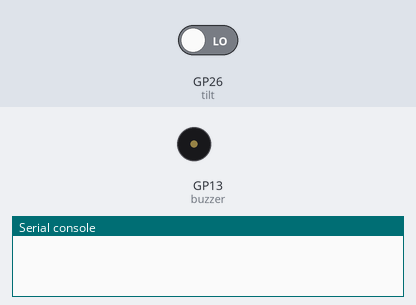
A program run on a simulated Raspberry Pi Pico running MicroPython. Parts: buzzer (waves = sounding), the last lines printed to the serial console. The inputs (shaded band) are chosen by the test bench; at power-on: GP26 (tilt) LOW.

Above: at 1.2 s.
1.3 s: GP26 (tilt) driven HIGH
At 1.4 s:
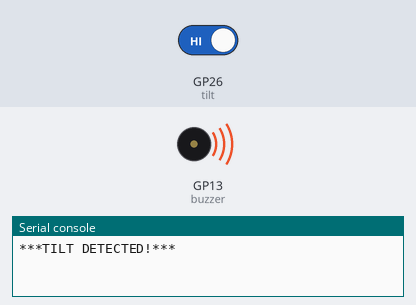
4.3 s: GP26 (tilt) driven LOW
At 4.3 s:
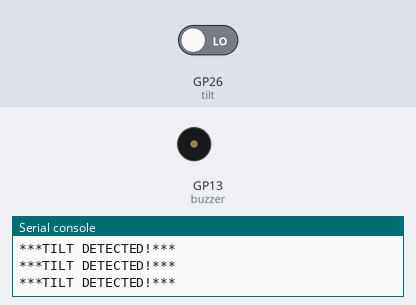
Timing chart, 0 to 7.3 s (numbered marks = the images above; inputs shaded):
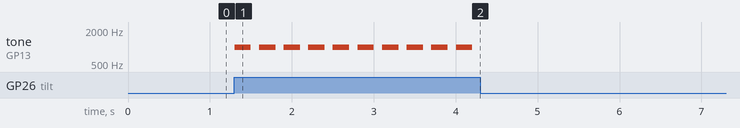

The program:

car_tilt_alarm.py
```python
from machine import Pin, PWM
import time

# Set up tilt sensor Pin
tilt = Pin(26, Pin.IN, Pin.PULL_DOWN)

# Set up buzzer
buzzer = PWM(Pin(13))
buzzer.freq(1000)

while True:
    time.sleep(0.1)
    if tilt.value() == 1:
        print("***TILT DETECTED!***")
        buzzer.duty_u16(10000)
        time.sleep(0.2)
        buzzer.duty_u16(0)
```

Measured:
- after the input at 1.3 s, tone on GP13 (buzzer): alternates 1000 Hz for 0.20 s and silent for 0.10 s, starting at once
- after the input at 4.3 s, tone on GP13 (buzzer): stops changing and stays silent
